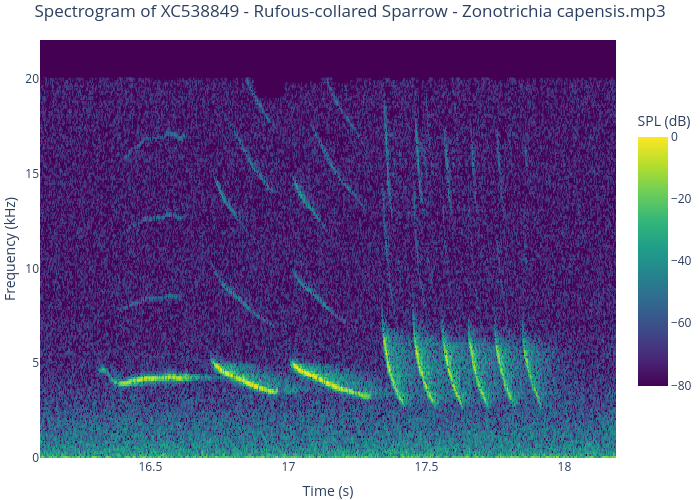

Notebook code for this chart:
### Code cell
from wavesongs.data.manager import ProjDirs

proj_dirs = ProjDirs(audios="/home/saguileran/Documentos/datasets",# "../assets/audios",
                     results="../assets/results")
proj_dirs.find_audios(pretty=False) # Check files pin the audio directory

# %%
# Syllable definition
# -------------------
# The `Syllable` class is used to define a syllable from an audio file.
# It requires the file ID and the time limits for the syllable.
# The `proj_dirs` argument is used to specify the directories for audio files and results.
from wavesongs.object import Syllable

filed_id = proj_dirs.files_names[0]
copeton_1 = Syllable(file_id=filed_id, tlim=(16.1, 18.2), proj_dirs=proj_dirs)
# %%
# The `Syllable` object can be used to access various properties of the syllable,
# such as the audio file, time limits, and other attributes.
copeton_1.acoustical_features(umbral_FF=1.4, n_fft=512)

# %%
# Visualization
# -------------
# The `set_plotter` function is used to set the plotting backend.
# In this case, we are using Plotly for visualization.
# The `spectrogram` method of the `Syllable` class is used to plot the spectrogram of the syllable.
# The `type` parameter can be set to "2d" or "3d" for different visualizations.
from wavesongs.utils.plot import set_plotter

plotter = set_plotter("plotly")
# fig = plotter.spectrogram(copeton_1, type="3d")
# fig
# %%
# Spectrogram
# -----------
_ = plotter.spectrogram(copeton_1, type="2d", auxiliar="none",
                        mode="max", waveforme=False, grid=True, ff=False)

### Figure 1 — Plotly figure (JSON) as saved in the notebook; plotly's stock layout.template omitted (floating-point values rounded to 4 significant figures; data arrays with more than 128 entries replaced by an {"elided": "..."} marker saying what was removed)
{"data": [{"colorbar": {"len": 0.7, "title": {"text": "SPL (dB)"}, "y": 0.5}, "colorscale": [[0, "#440154"], [0.1111, "#482878"], [0.2222, "#3e4989"], [0.3333, "#31688e"], [0.4444, "#26828e"], [0.5556, "#1f9e89"], [0.6667, "#35b779"], [0.7778, "#6ece58"], [0.8889, "#b5de2b"], [1, "#fde725"]], "hovertemplate": "<b>Time</b>: %{x:.2f} s<br><b>Frequency</b>: %{y:.2f} kHz<br><b>SPL</b>: %{z:.2f} dB<extra></extra>", "showscale": true, "type": "heatmap", "x": {"elided": "720 float values"}, "xaxis": "x", "y": {"elided": "257 float values"}, "yaxis": "y", "z": {"elided": "257x720 float values"}}], "layout": {"autosize": false, "bargap": 0, "height": 500, "hovermode": "closest", "legend": {"itemsizing": "constant", "orientation": "h", "title": {"font": {"color": "black", "family": "Arial", "weight": "bold"}, "text": "Elements:"}, "x": 0.5, "xanchor": "center", "y": -0.15, "yanchor": "top"}, "margin": {"b": 0, "l": 0, "r": 0, "t": 40}, "showlegend": false, "title": {"text": "Spectrogram of XC538849 - Rufous-collared Sparrow - Zonotrichia capensis.mp3", "x": 0.5, "y": 0.99}, "width": 700, "xaxis": {"domain": [0, 1], "range": [16.1, 18.19], "showgrid": true, "title": {"text": "Time (s)"}, "zeroline": false}, "xaxis2": {}, "xaxis3": {}, "yaxis": {"domain": [0, 1], "range": [0, 22.05], "showgrid": true, "title": {"text": "Frequency (kHz)"}, "zeroline": false}, "yaxis2": {}, "yaxis3": {}}}
